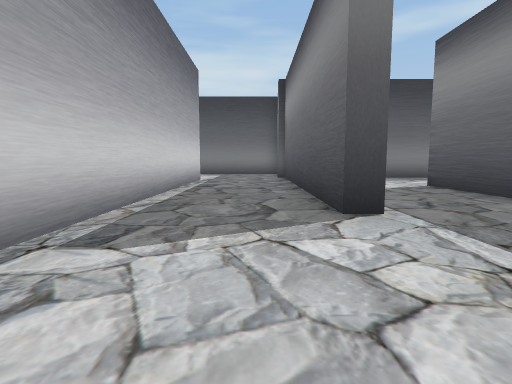
[1] (above)

23 first-person views from a walk through a scene from a Unity 3-D project. The camera is 1.3 m above the floor, tilts 6° down and sees 80° across. The floor is counted in squares, 2 m on a side. Each view is taken from the middle of a square. On the plan, view 1 faces up. The plan holds only what a view shows up to about 10 squares ahead; the rest is blank. The place goes on beyond the plan. The player character is not drawn.

[2]
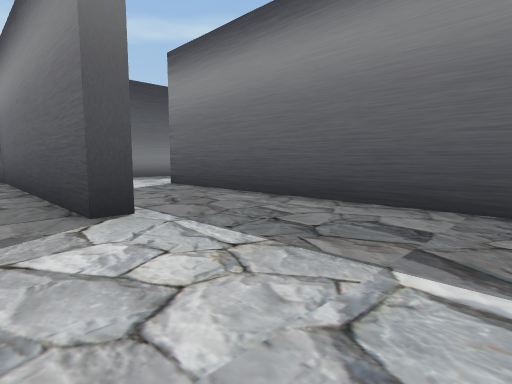

[3]
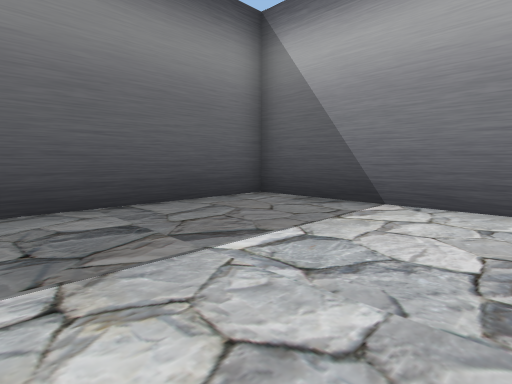

[4]
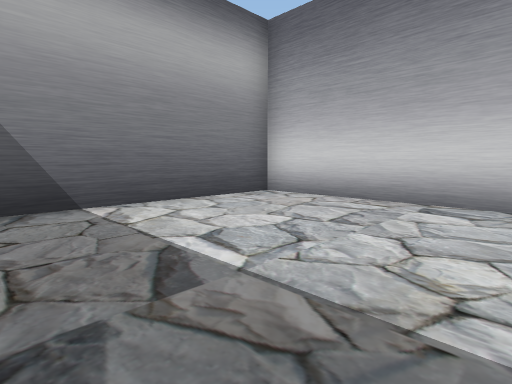

[5]
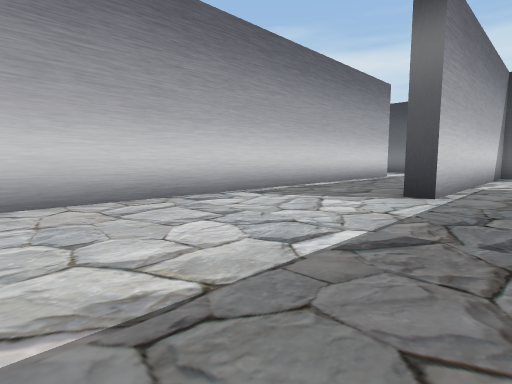

[6]
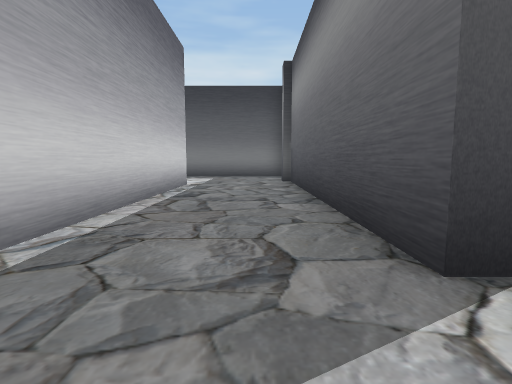

[7]
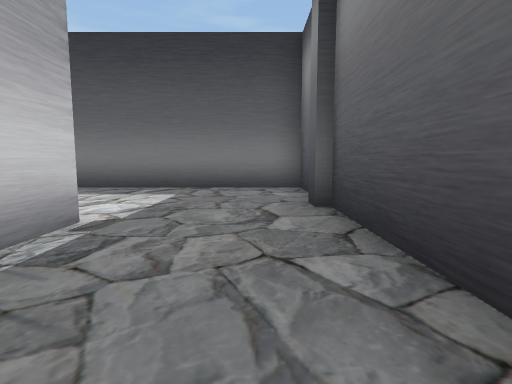

[8]
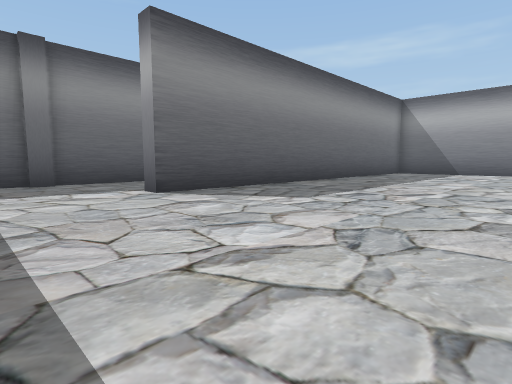

[9]
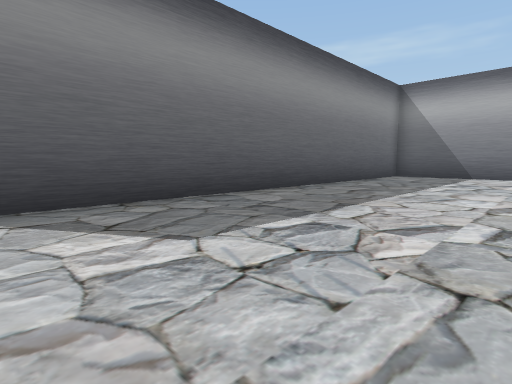

[10]
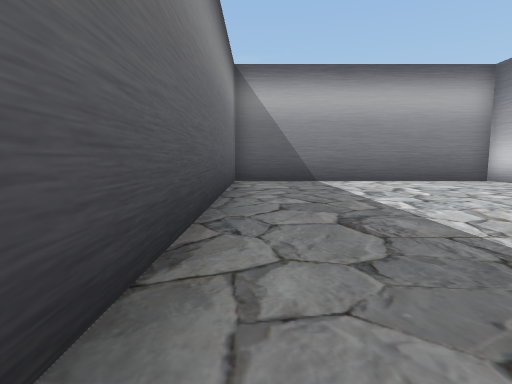

[11]
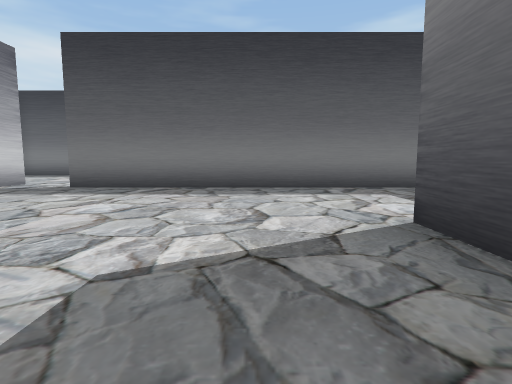

[12]
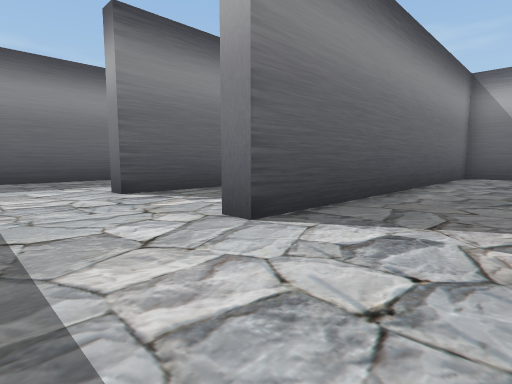

[13]
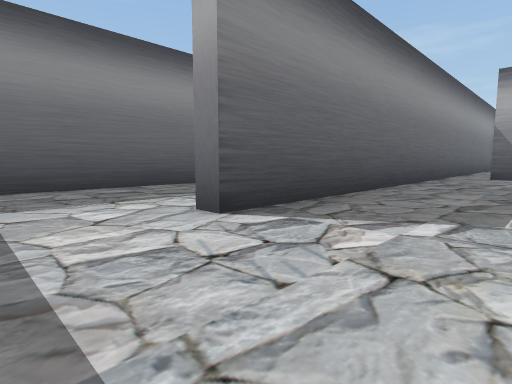

[14]
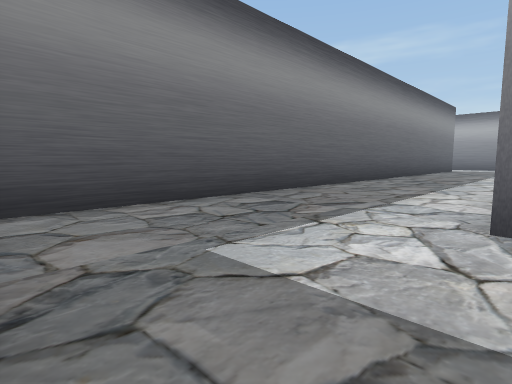

[15]
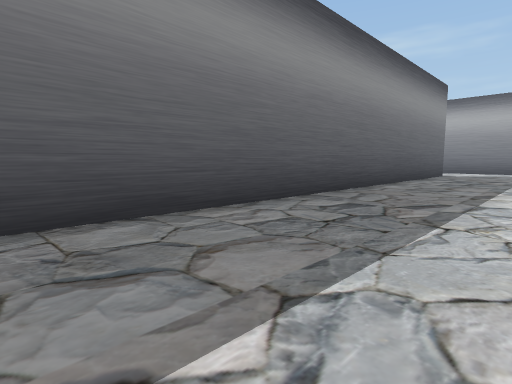

[16]
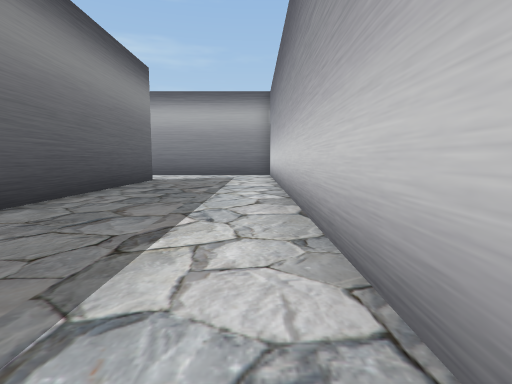

[17]
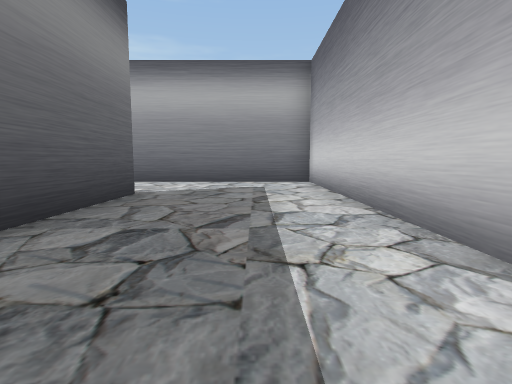

[18]
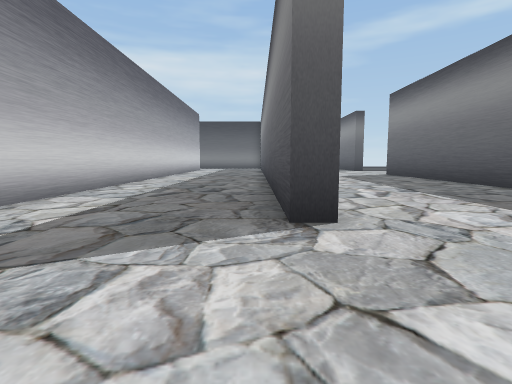

[19]
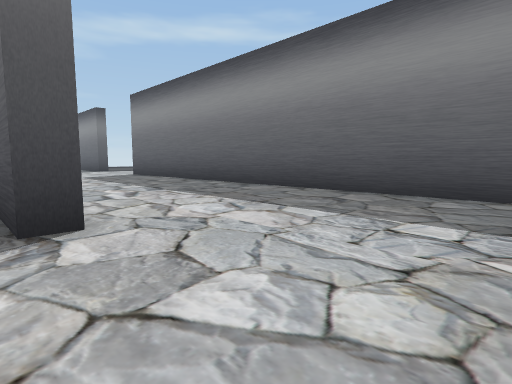

[20]
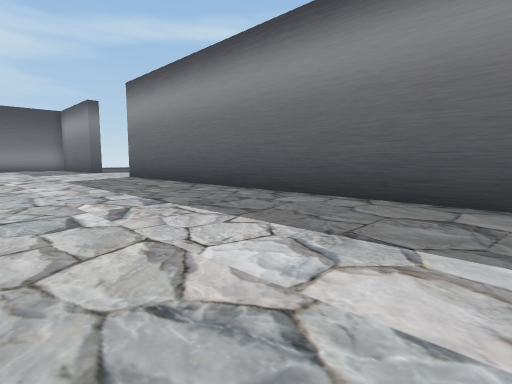

[21]
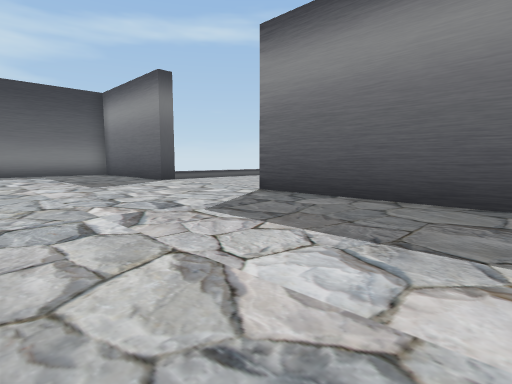

[22]
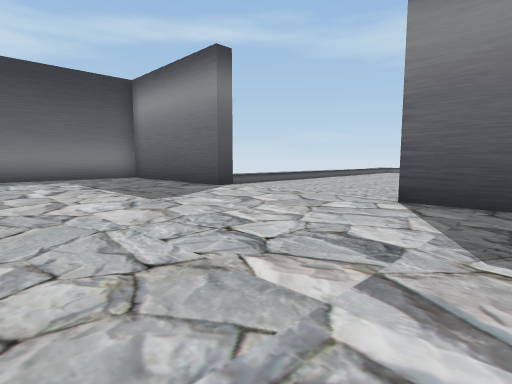

[23]
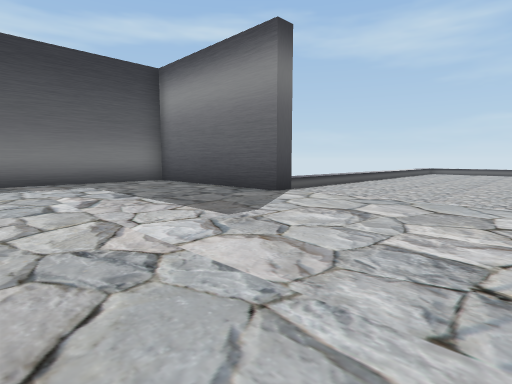

### Floor plan
Points are (right, up) in squares from view 1. A wall is a line through its corners. A room is listed if a view was taken in it or the views show most of it. See-through windows are left out.
Room 1 (views 1, 2, 3, 4, 5, 6, 7)
walls: (1.6, 8.6) (1.6, 3.6) (1.1, 3.6) (1.1, 11.2); (-1.8, 10.1) (-1.8, -2.5) (4.3, -2.5) (4.3, 7.7)
ways out: opening at (-0.5, 11) to room 2; opening at (2.5, 7.5) to room 3
Room 2 (views 8, 9, 10, 11)
walls: (0.8, 11.1) (0.8, 11.8); (1.1, 11.6) (1.1, 14.2) (-8.5, 14.2); (-2.4, -2.2) (-2.4, 10.1) (-1.8, 10.1); (-8.5, -2.5) (-2.2, -2.5)
ways out: opening at (-0.5, 11) to room 1
Room 3 (views 12, 13, 14, 15, 16, 17, 18, 19, 20, 21, 22, 23)
walls: (8.4, 0.4) (8.4, -12.1) (13.8, -12.1); (7.9, -1.4) (7.9, 7.7) (8.5, 7.7); (18.4, 6.2) (17.9, 6.2) (17.9, 11.2) (13.8, 11.2); (6, -2.5) (6.8, -2.5); (12.9, -8.9) (12.3, -8.9) (12.3, 10.8); (4.3, 7.7) (4.9, 7.7); (17.9, -11.5) (17.9, 1.9); (1.6, 10.8) (1.6, 8.6)
ways out: opening at (2.5, 7.5) to room 1

Positions as (right, up) in squares from view 1, and headings:
1: (0, 0), facing up
2: (0, 0), facing up-right
3: (0, 2), facing down-right
4: (3, 2), facing down-left
5: (3, -2), facing up-left
6: (0, 2), facing up
7: (0, 7), facing up
8: (-8, 13), facing down-right
9: (-7, 10), facing down-right
10: (-3, 7), facing down
11: (-4, 7), facing up
12: (2, 10), facing down-right
13: (5, 10), facing down-right
14: (8, 11), facing down-right
15: (9, 5), facing down-right
16: (9, 1), facing down
17: (10, -3), facing down
18: (12, -12), facing up
19: (12, -12), facing up-right
20: (13, -10), facing up-right
21: (13, -3), facing up-right
22: (13, 0), facing up-right
23: (13, 2), facing up-right
